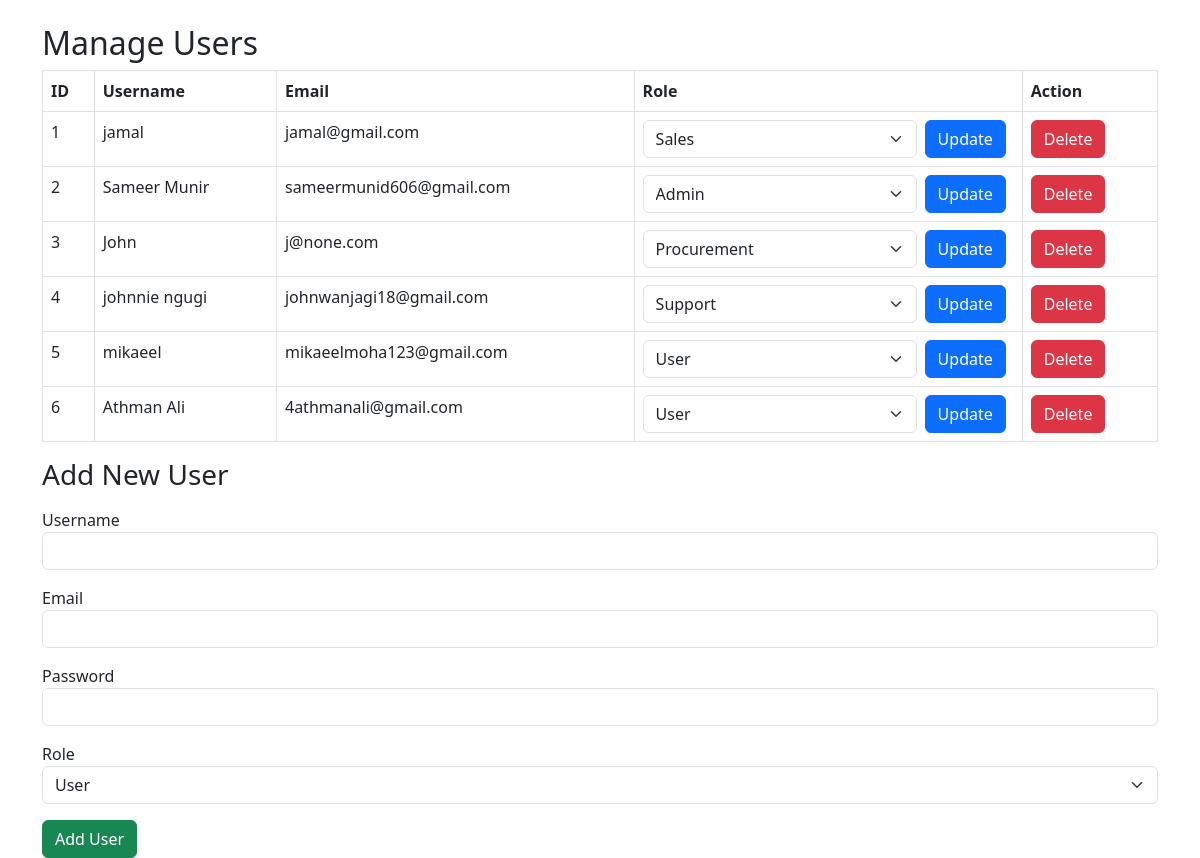
Before: /users.php (signed in) with the older database file.
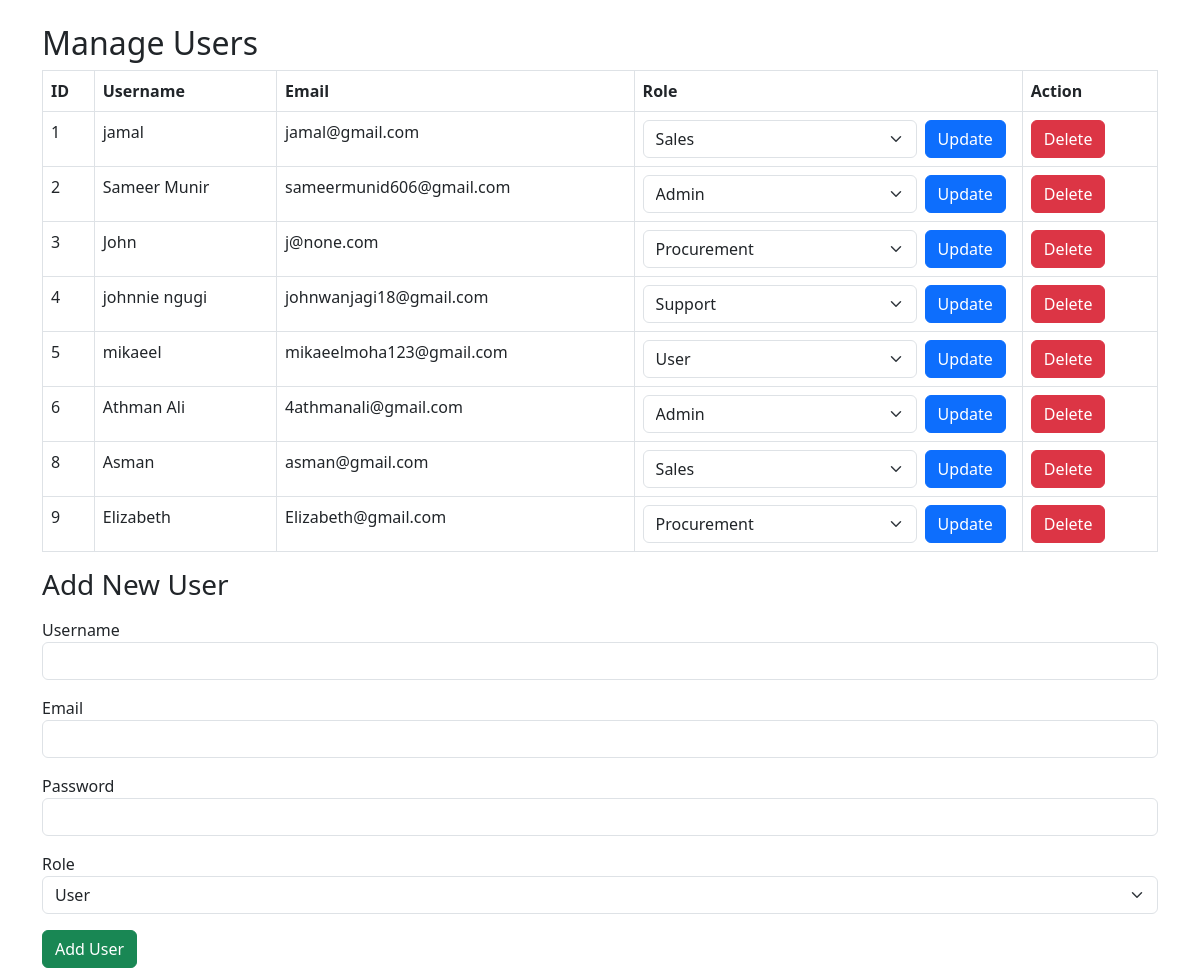
After: the same page with the newer database file.
### tables this page shows
CREATE TABLE `users` (
  `id` int(11) NOT NULL,
  `username` varchar(50) NOT NULL,
  `email` varchar(100) NOT NULL,
  `password` varchar(255) NOT NULL,
  `created_at` timestamp NOT NULL DEFAULT current_timestamp(),
  `role` enum('admin','sales','procurement','support','user') NOT NULL DEFAULT 'user',
  `reset_token` varchar(255) DEFAULT NULL
);

### users.php (the view, shortened to what this page needs)
<?php
$host = 'localhost';
$db   = 'myapp_db';
$user = 'root';
$pass = '';
$conn = new mysqli($host, $user, $pass, $db);
$sql = "SELECT id, username, email, role FROM users";
$result = $conn->query($sql);
?>
<!DOCTYPE html>
<html lang="en">
<head>
    <link href="https://cdn.jsdelivr.net/npm/bootstrap@5.3.0/dist/css/bootstrap.min.css" rel="stylesheet">
</head>
<body>
    <div class="container mt-4">
        <h2>Manage Users</h2>
        <table class="table table-bordered">
            <thead>
                <tr>
                    <th>ID</th>
                    <th>Username</th>
                    <th>Email</th>
                    <th>Role</th>
                    <th>Action</th>
                </tr>
            </thead>
            <tbody>
                <?php while ($row = $result->fetch_assoc()): ?>
                <tr>
                    <td><?php echo $row['id']; ?></td>
                    <td><?php echo htmlspecialchars($row['username']); ?></td>
                    <td><?php echo htmlspecialchars($row['email']); ?></td>
                    <td>
                        <form method="post" class="d-flex">
                            <select name="role" class="form-select me-2">
                                <option value="admin" <?php if ($row['role'] == 'admin') echo 'selected'; ?>>Admin</option>
                                <option value="user" <?php if ($row['role'] == 'user') echo 'selected'; ?>>User</option>
                                <option value="procurement" <?php if ($row['role'] == 'procurement') echo 'selected'; ?>>Procurement</option>
                                <option value="sales" <?php if ($row['role'] == 'sales') echo 'selected'; ?>>Sales</option>
                                <option value="support" <?php if ($row['role'] == 'support') echo 'selected'; ?>>Support</option>
                            </select>
                            <button type="submit" name="update_role" class="btn btn-primary me-2">Update</button>
                        </form>
                    </td>
                    <td>
                        <form method="post">
                            <button type="submit" name="delete_user" class="btn btn-danger">Delete</button>
                        </form>
                    </td>
                </tr>
                <?php endwhile; ?>
            </tbody>
        </table>
        <h3>Add New User</h3>
        <form method="post" class="mt-3">
            <div class="mb-3">
                <label>Username</label>
                <input type="text" name="new_username" class="form-control" required>
            </div>
            <div class="mb-3">
                <label>Email</label>
                <input type="email" name="new_email" class="form-control" required>
            </div>
            <div class="mb-3">
                <label>Password</label>
                <input type="password" name="new_password" class="form-control" required>
            </div>
            <div class="mb-3">
                <label>Role</label>
                <select name="new_role" class="form-select">
                    <option value="user">User</option>
                </select>
            </div>
            <button type="submit" name="add_user" class="btn btn-success">Add User</button>
        </form>
    </div>
</body>
</html>

Changed rows visible on the page:
changed users "Athman Ali": role "User" → "Admin"
added users: id "8", username "Asman", email "asman@gmail.com", role "Sales"
added users: id "9", username "Elizabeth", email "Elizabeth@gmail.com", role "Procurement"
